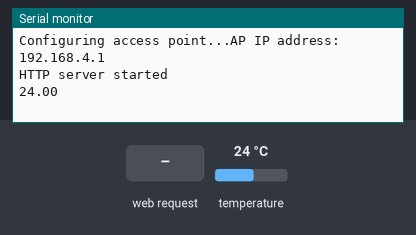
Bench run of a sketch on a simulated ESP8266 (NodeMCU). Parts: the last lines printed to the serial monitor. Inputs (shaded band) come from the test bench; at power-on: temperature 24 °C. Storage starts empty.

Above: at 3.1 s.
3.2 s: HTTP request GET / received
At 4.2 s:
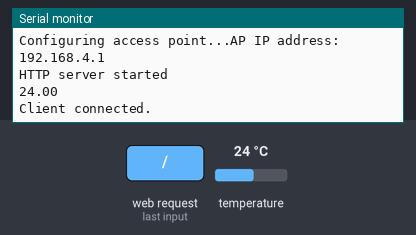
4.7 s: HTTP request GET /test.html received
At 5.5 s:
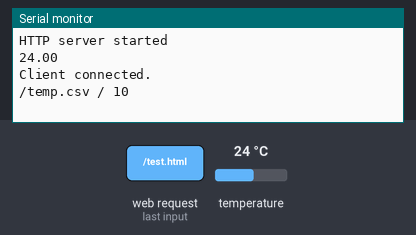
6.2 s: HTTP request GET /delete received
At 6.5 s:
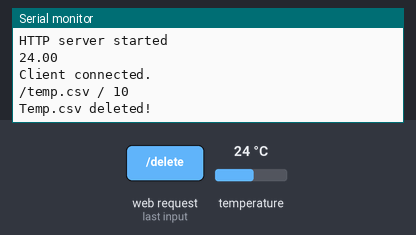

Measured:
- after the input at 3.2 s, the serial monitor: prints a new line at once (image 1)
- after the input at 4.7 s, the serial monitor: prints a new line at once (image 2)
- after the input at 6.2 s, the serial monitor: prints a new line at once (image 3)

The sketch:

WiFiAccessPoint.ino
```cpp
// (licence header left out)
/* Create a WiFi access point and provide a web server on it. */

#include <ESP8266WiFi.h>
#include <ESP8266WebServer.h>
#include <OneWire.h>
#include <DallasTemperature.h>
#include <FS.h>


// Data wire is plugged into pin D1 on the ESP8266 12-E - GPIO 5
#define ONE_WIRE_BUS 5

// Setup a oneWire instance to communicate with any OneWire devices (not just Maxim/Dallas temperature ICs)
OneWire oneWire(ONE_WIRE_BUS);

// Pass our oneWire reference to Dallas Temperature.
DallasTemperature DS18B20(&oneWire);
char temperatureCString[7];
char temperatureFString[7];
float tempC;
float tempF;

//Time Interval for Loop
unsigned long timeInterval = 60000;
unsigned long currentTime;
unsigned long timeOfLastMeasurement = 0;
/* Set these to your desired credentials. */
const char *ssid = "ESPap";
const char *password = "thereisnospoon";

File fsUploadFile;                                    // a File variable to temporarily store the received file

ESP8266WebServer server(80);

/* Publishes the temperature measured by getTemperature method.  Go to http://192.168.4.1 in a web browser
 * connected to this access point to see it.
 */
void handleRoot() {

	server.send(200, "text/html", "<h1>Die Temperature am Sensor beträgt " + String(tempC) + " Grad Celsius.</h1>");
  Serial.println("Client connected.");
}

void handleFile(char *filename) {

  File f = SPIFFS.open(filename, "r");
  if (f){
  String s;
  while (f.available()){
            s += char(f.read());
          }
  server.send(200, "text/html", s);
  }
  else {
      server.send(200, "text/html", "Error: File does not exist");
  }
}

void handleTest() {

  File f = SPIFFS.open("asd.html", "r");
  String s;
  while (f.available()){
            s += char(f.read());
          }
  String str = "";
  Dir dir = SPIFFS.openDir("/");
  while (dir.next()) {
  str += dir.fileName();
  str += " / ";
  str += dir.fileSize();
  str += "\r\n";
}
Serial.print(str);
  server.send(200, "text/html", s);

}

void handleDeleteTemp() {
  SPIFFS.remove("/temp.csv");
  Serial.print("Temp.csv deleted!");
  server.send(200, "text/html", "Temp.csv deleted!");
}


void setup() {
	delay(1000);
	Serial.begin(115200);
	Serial.println();
  SPIFFS.begin();
  Serial.print("Configuring access point...");
  /* You can remove the password parameter if you want the AP to be open. */
  WiFi.softAP(ssid, password);
  IPAddress myIP = WiFi.softAPIP();
  Serial.print("AP IP address: ");
  Serial.println(myIP);

  //handle routines
  server.on("/", handleRoot);
  server.on("/index.html", handleHTML);
  server.on("/test.html", handleTest);
  server.on("/dygraph.css", handleCSS);
  server.on("/dygraph.min.js", handleJS);
  server.on("/temp.csv", handleCSV);
  server.on("/delete", handleDeleteTemp);
  server.on("/getTemperature", getTemperatureAndSaveToCSV);

  server.begin();
  Serial.println("HTTP server started");
  //getTemperature and saveDataToCSV to ensure temp.csv  exists.
  getTemperature();
  saveDataToCSV(currentTime, tempC);

}


void loop() {
  server.handleClient();
  //If timeInterval has passed, getTemperature and print in File.
  currentTime = millis();
  if (currentTime - timeOfLastMeasurement > timeInterval)
  {
    Serial.println(currentTime);
    getTemperature();
    timeOfLastMeasurement = currentTime;
    //saveDataToCSV(currentTime, tempC);
    //File tempLog = SPIFFS.open("temp.csv", "a");
    Serial.println("Schreibe Daten in die Datei");
    saveDataToCSV(currentTime, tempC);

    //tempLog.print(currentTime);
    //tempLog.print(',');
    //tempLog.println(tempC);
    //tempLog.close();

    //Serial.println("End of Loop on " + String(timeOfLastMeasurement));
    //File f = SPIFFS.open("temp.csv", "r");
    //Serial.println("Lesen des Dateiinhaltes:");
    //Data from file
    //int i;
    //for(i=0;i<f.size();i++) //Read upto complete file size
    //{
    //   Serial.print((char)f.read());
    //}
    //f.close();  //Schließen der Datei
    //delay (100);
  }
 }

void handleHTML() {
  handleFile("/index.html");
}

void handleCSS() {
  handleFile("/dygraph.css");
}

void handleJS() {
  handleFile("/dygraph.min.js");
}

void handleCSV() {
  handleFile("/temp.csv");
}

void getTemperatureAndSaveToCSV() {
  getTemperature();
  handleCSV();
  saveDataToCSV(currentTime, tempC);
}

void getTemperature() {

  do {
    DS18B20.requestTemperatures();
    tempC = DS18B20.getTempCByIndex(0);
    dtostrf(tempC, 2, 2, temperatureCString);
    tempF = DS18B20.getTempFByIndex(0);
    dtostrf(tempF, 3, 2, temperatureFString);
    delay(100);
  } while (tempC == 85.0 || tempC == (-127.0));
  Serial.println(tempC);
}

void saveDataToCSV(unsigned long currentTime, float tempC)
{
      File tempLog = SPIFFS.open("/temp.csv", "a"); // Write the time and the temperature to the csv file
      tempLog.print(currentTime);
      tempLog.print(", ");
      tempLog.print(tempC);
      tempLog.print(", ");
      tempLog.close();
}
```
